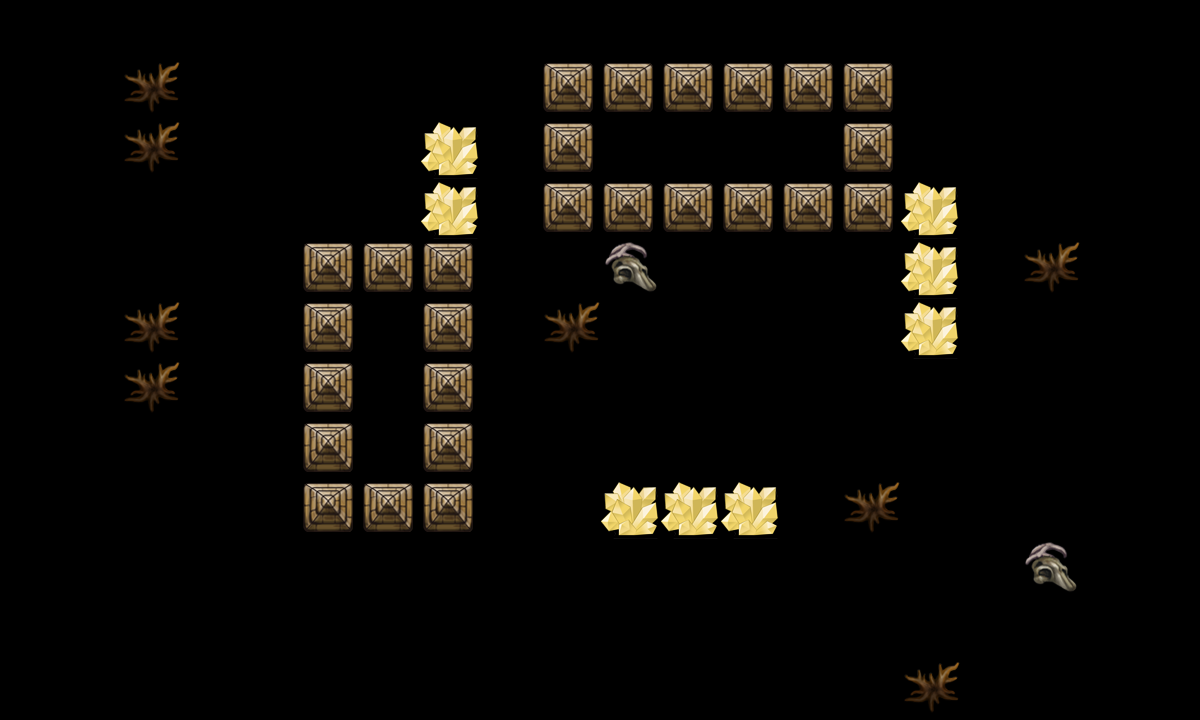

Tiled map render using the project's own tile images. Description and the map definition, with tile-layer contents summarised, below:
An orthogonal 20x12 tile map with 60x60 px tiles, 2 tile layers (canDes, cannotDes) and 15 objects (re3, re1, re2, tankpoint, re4, ...).

<map version="1.0" orientation="orthogonal" width="20" height="12" tilewidth="60" tileheight="60">
 <tileset firstgid="1" name="tmw_desert_spacing" tilewidth="60" tileheight="60">
  <image source="tmw_desert_spacing.png" width="480" height="300" />
  <tile id="30">
   <properties>
    <property name="canDes" value="1" />
   </properties>
  </tile>
 </tileset>
 <layer name="canDes" width="20" height="12">
  <data>[240 cells, 36 non-empty, 3 distinct tile ids]</data>
 </layer>
 <layer name="cannotDes" width="20" height="12">
  <data>[240 cells, 8 non-empty, 1 distinct tile ids]</data>
 </layer>
 <objectgroup name="spawnPoints" width="20" height="12">
  <object name="re3" x="480" y="600" width="60" height="60" />
  <object name="re1" x="960" y="420" width="60" height="60" />
  <object name="re2" x="300" y="60" width="60" height="60" />
  <object name="tankpoint" x="660" y="600" width="60" height="60" />
  <object name="re4" x="781" y="364" width="60" height="54" />
  <object name="re5" x="600" y="399" width="59" height="49" />
 </objectgroup>
 <objectgroup name="roadPoints" width="20" height="12" visible="0">
  <object name="p1" x="300" y="540" width="60" height="60" />
  <object name="p2" x="298" y="300" width="60" height="60" />
  <object name="p3" x="720" y="300" width="60" height="60" />
  <object name="p4" x="720" y="60" width="60" height="60" />
  <object name="p5" x="960" y="60" width="60" height="60" />
 </objectgroup>
 <objectgroup name="bossPoint" width="20" height="12" visible="0">
  <object name="boss1" x="240" y="60" width="60" height="60" />
 </objectgroup>
 <objectgroup name="buildingPoint" width="20" height="12" visible="0">
  <object name="building1" x="540" y="60" width="60" height="60" />
 </objectgroup>
 <objectgroup name="endPoint" width="20" height="12">
  <object name="endpoint" x="660" y="300" width="60" height="60" />
 </objectgroup>
 <objectgroup name="morePoint" width="20" height="12">
  <object name="morepoint" x="960" y="61" width="60" height="60" />
 </objectgroup>
</map>
